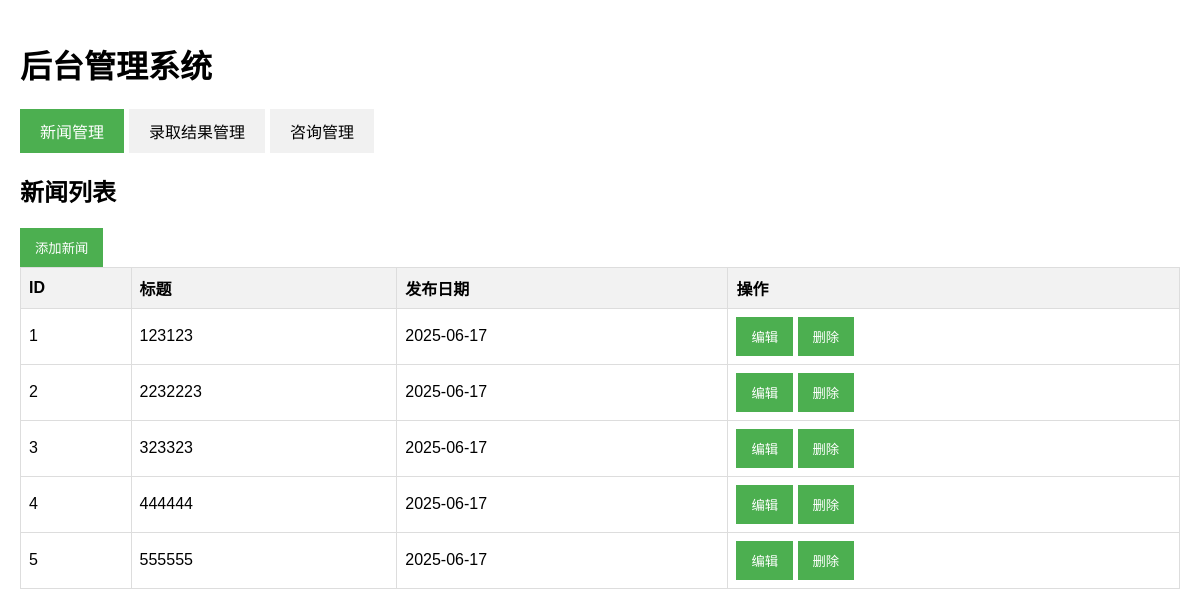
/admin.php (signed in), run on the app's committed database.
### tables this page shows
CREATE TABLE IF NOT EXISTS `news` (
  `id` int NOT NULL AUTO_INCREMENT,
  `title` varchar(100) NOT NULL COMMENT '新闻标题',
  `content` text NOT NULL COMMENT '新闻内容',
  `publish_date` date NOT NULL COMMENT '发布日期',
  `created_at` timestamp NULL DEFAULT CURRENT_TIMESTAMP,
  PRIMARY KEY (`id`)
);

### admin.php (the view, shortened to what this page needs)
<?php
$servername = "localhost";
$username = "root";
$password = "";
$dbname = "admission";
$conn = new mysqli($servername, $username, $password, $dbname);
$news_sql = "SELECT * FROM news ORDER BY publish_date DESC";
$news_result = $conn->query($news_sql);
?>
<!DOCTYPE html>
<html lang="zh-CN">
<head>
</head>
<body>
    <div class="container">
        <h1>后台管理系统</h1>
        <div class="tabs">
            <div class="tab active" onclick="showTab('news')">新闻管理</div>
            <div class="tab" onclick="showTab('results')">录取结果管理</div>
            <div class="tab" onclick="showTab('consults')">咨询管理</div>
        </div>
        <div id="news" class="tab-content active">
            <h2>新闻列表</h2>
            <button onclick="showAddNewsForm()">添加新闻</button>
            <table>
                <tr>
                    <th>ID</th>
                    <th>标题</th>
                    <th>发布日期</th>
                    <th>操作</th>
                </tr>
                <?php while($row = $news_result->fetch_assoc()): ?>
                <tr>
                    <td><?php echo $row['id']; ?></td>
                    <td><?php echo $row['title']; ?></td>
                    <td><?php echo $row['publish_date']; ?></td>
                    <td>
                        <button onclick="showEditNewsForm(<?php echo $row['id']; ?>, '<?php echo $row['title']; ?>', '<?php echo addslashes($row['content']); ?>')">编辑</button>
                        <button onclick="if(confirm('确定删除?')) window.location='admin.php?action=delete_news&id=<?php echo $row['id']; ?>'">删除</button>
                    </td>
                </tr>
                <?php endwhile; ?>
            </table>
        </div>
    </div>
</body>
</html>

### admin.php (style rules this page uses)
body { font-family: Arial, sans-serif; margin: 0; padding: 20px; }
.container { max-width: 1200px; margin: 0 auto; }
table { width: 100%; border-collapse: collapse; margin-bottom: 20px; }
th, td { border: 1px solid #ddd; padding: 8px; text-align: left; }
th { background-color: #f2f2f2; }
button { background-color: #4CAF50; color: white; padding: 10px 15px; border: none; cursor: pointer; }
.tabs { display: flex; margin-bottom: 20px; }
.tab { padding: 10px 20px; background-color: #f1f1f1; cursor: pointer; margin-right: 5px; }
.tab.active { background-color: #4CAF50; color: white; }
.tab-content { display: none; }
.tab-content.active { display: block; }

### data on the page
news: id "1", title "123123", publish_date "2025-06-17"
news: id "2", title "2232223", publish_date "2025-06-17"
news: id "3", title "323323", publish_date "2025-06-17"
news: id "4", title "444444", publish_date "2025-06-17"
news: id "5", title "555555", publish_date "2025-06-17"
